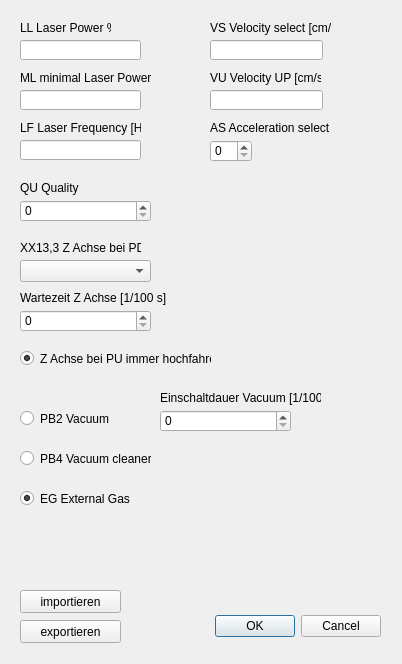
<?xml version="1.0" encoding="UTF-8"?>
<ui version="4.0">
 <class>Dialog</class>
 <widget class="QDialog" name="Dialog">
  <property name="geometry">
   <rect>
    <x>0</x>
    <y>0</y>
    <width>402</width>
    <height>664</height>
   </rect>
  </property>
  <property name="windowTitle">
   <string>Dialog</string>
  </property>
  <widget class="QDialogButtonBox" name="buttonBox">
   <property name="geometry">
    <rect>
     <x>40</x>
     <y>610</y>
     <width>341</width>
     <height>32</height>
    </rect>
   </property>
   <property name="orientation">
    <enum>Qt::Horizontal</enum>
   </property>
   <property name="standardButtons">
    <set>QDialogButtonBox::Cancel|QDialogButtonBox::Ok</set>
   </property>
  </widget>
  <widget class="QLabel" name="label_3">
   <property name="geometry">
    <rect>
     <x>20</x>
     <y>20</y>
     <width>91</width>
     <height>16</height>
    </rect>
   </property>
   <property name="text">
    <string>LL Laser Power %</string>
   </property>
  </widget>
  <widget class="QLabel" name="label_4">
   <property name="geometry">
    <rect>
     <x>20</x>
     <y>70</y>
     <width>131</width>
     <height>16</height>
    </rect>
   </property>
   <property name="text">
    <string>ML minimal Laser Power %</string>
   </property>
  </widget>
  <widget class="QLineEdit" name="lineEdit_LP">
   <property name="geometry">
    <rect>
     <x>20</x>
     <y>40</y>
     <width>121</width>
     <height>20</height>
    </rect>
   </property>
  </widget>
  <widget class="QLineEdit" name="lineEdit_ML">
   <property name="geometry">
    <rect>
     <x>20</x>
     <y>90</y>
     <width>121</width>
     <height>20</height>
    </rect>
   </property>
  </widget>
  <widget class="QLabel" name="label_5">
   <property name="geometry">
    <rect>
     <x>20</x>
     <y>120</y>
     <width>121</width>
     <height>16</height>
    </rect>
   </property>
   <property name="text">
    <string>LF Laser Frequency [HZ]</string>
   </property>
  </widget>
  <widget class="QLineEdit" name="lineEdit_LF">
   <property name="geometry">
    <rect>
     <x>20</x>
     <y>140</y>
     <width>121</width>
     <height>20</height>
    </rect>
   </property>
  </widget>
  <widget class="QLabel" name="label_6">
   <property name="geometry">
    <rect>
     <x>210</x>
     <y>20</y>
     <width>121</width>
     <height>16</height>
    </rect>
   </property>
   <property name="text">
    <string>VS Velocity select [cm/s]</string>
   </property>
  </widget>
  <widget class="QLineEdit" name="lineEdit_VS">
   <property name="geometry">
    <rect>
     <x>210</x>
     <y>40</y>
     <width>113</width>
     <height>20</height>
    </rect>
   </property>
  </widget>
  <widget class="QLabel" name="label_7">
   <property name="geometry">
    <rect>
     <x>210</x>
     <y>70</y>
     <width>111</width>
     <height>16</height>
    </rect>
   </property>
   <property name="text">
    <string>VU Velocity UP [cm/s]</string>
   </property>
  </widget>
  <widget class="QLineEdit" name="lineEdit_VU">
   <property name="geometry">
    <rect>
     <x>210</x>
     <y>90</y>
     <width>113</width>
     <height>20</height>
    </rect>
   </property>
  </widget>
  <widget class="QLabel" name="label_8">
   <property name="geometry">
    <rect>
     <x>210</x>
     <y>120</y>
     <width>161</width>
     <height>16</height>
    </rect>
   </property>
   <property name="text">
    <string>AS Acceleration select</string>
   </property>
  </widget>
  <widget class="QLabel" name="label_9">
   <property name="geometry">
    <rect>
     <x>20</x>
     <y>180</y>
     <width>61</width>
     <height>16</height>
    </rect>
   </property>
   <property name="text">
    <string>QU Quality</string>
   </property>
  </widget>
  <widget class="QSpinBox" name="spinBox_AS">
   <property name="geometry">
    <rect>
     <x>210</x>
     <y>140</y>
     <width>42</width>
     <height>22</height>
    </rect>
   </property>
  </widget>
  <widget class="QSpinBox" name="spinBox_QU">
   <property name="geometry">
    <rect>
     <x>20</x>
     <y>200</y>
     <width>131</width>
     <height>22</height>
    </rect>
   </property>
  </widget>
  <widget class="QRadioButton" name="radioButton_PB2">
   <property name="geometry">
    <rect>
     <x>20</x>
     <y>410</y>
     <width>111</width>
     <height>17</height>
    </rect>
   </property>
   <property name="text">
    <string>PB2 Vacuum</string>
   </property>
   <property name="checked">
    <bool>true</bool>
   </property>
  </widget>
  <widget class="QRadioButton" name="radioButton_PB4">
   <property name="geometry">
    <rect>
     <x>20</x>
     <y>450</y>
     <width>131</width>
     <height>17</height>
    </rect>
   </property>
   <property name="text">
    <string>PB4 Vacuum cleaner</string>
   </property>
   <property name="checked">
    <bool>false</bool>
   </property>
   <property name="autoExclusive">
    <bool>false</bool>
   </property>
  </widget>
  <widget class="QComboBox" name="comboBox_XX13_3">
   <property name="geometry">
    <rect>
     <x>20</x>
     <y>260</y>
     <width>131</width>
     <height>22</height>
    </rect>
   </property>
  </widget>
  <widget class="QLabel" name="label_11">
   <property name="geometry">
    <rect>
     <x>20</x>
     <y>240</y>
     <width>121</width>
     <height>16</height>
    </rect>
   </property>
   <property name="text">
    <string>XX13,3 Z Achse bei PD</string>
   </property>
  </widget>
  <widget class="QSpinBox" name="spinBox_EinschaltdauerVacuum">
   <property name="geometry">
    <rect>
     <x>160</x>
     <y>410</y>
     <width>131</width>
     <height>22</height>
    </rect>
   </property>
  </widget>
  <widget class="QRadioButton" name="radioButton_Z_Achse_hoch_bei_PU">
   <property name="geometry">
    <rect>
     <x>20</x>
     <y>350</y>
     <width>191</width>
     <height>17</height>
    </rect>
   </property>
   <property name="text">
    <string>Z Achse bei PU immer hochfahren</string>
   </property>
   <property name="checked">
    <bool>true</bool>
   </property>
   <property name="autoExclusive">
    <bool>false</bool>
   </property>
  </widget>
  <widget class="QRadioButton" name="radioButton_EG">
   <property name="geometry">
    <rect>
     <x>20</x>
     <y>490</y>
     <width>131</width>
     <height>17</height>
    </rect>
   </property>
   <property name="text">
    <string>EG External Gas</string>
   </property>
   <property name="checked">
    <bool>true</bool>
   </property>
   <property name="autoExclusive">
    <bool>false</bool>
   </property>
  </widget>
  <widget class="QLabel" name="label_12">
   <property name="geometry">
    <rect>
     <x>20</x>
     <y>290</y>
     <width>161</width>
     <height>16</height>
    </rect>
   </property>
   <property name="text">
    <string>Wartezeit Z Achse [1/100 s]</string>
   </property>
  </widget>
  <widget class="QSpinBox" name="spinBox_Z_Achse_delay">
   <property name="geometry">
    <rect>
     <x>20</x>
     <y>310</y>
     <width>131</width>
     <height>22</height>
    </rect>
   </property>
  </widget>
  <widget class="QLabel" name="label_13">
   <property name="geometry">
    <rect>
     <x>160</x>
     <y>390</y>
     <width>161</width>
     <height>16</height>
    </rect>
   </property>
   <property name="text">
    <string>Einschaltdauer Vacuum [1/100 s]</string>
   </property>
  </widget>
  <widget class="QPushButton" name="pushButton_Laden">
   <property name="geometry">
    <rect>
     <x>20</x>
     <y>590</y>
     <width>101</width>
     <height>23</height>
    </rect>
   </property>
   <property name="text">
    <string>importieren</string>
   </property>
  </widget>
  <widget class="QPushButton" name="pushButton_exportieren">
   <property name="geometry">
    <rect>
     <x>20</x>
     <y>620</y>
     <width>101</width>
     <height>23</height>
    </rect>
   </property>
   <property name="text">
    <string>exportieren</string>
   </property>
  </widget>
 </widget>
 <resources/>
 <connections>
  <connection>
   <sender>buttonBox</sender>
   <signal>accepted()</signal>
   <receiver>Dialog</receiver>
   <slot>accept()</slot>
   <hints>
    <hint type="sourcelabel">
     <x>248</x>
     <y>254</y>
    </hint>
    <hint type="destinationlabel">
     <x>157</x>
     <y>274</y>
    </hint>
   </hints>
  </connection>
  <connection>
   <sender>buttonBox</sender>
   <signal>rejected()</signal>
   <receiver>Dialog</receiver>
   <slot>reject()</slot>
   <hints>
    <hint type="sourcelabel">
     <x>316</x>
     <y>260</y>
    </hint>
    <hint type="destinationlabel">
     <x>286</x>
     <y>274</y>
    </hint>
   </hints>
  </connection>
 </connections>
</ui>
